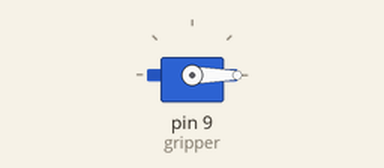
Bench run of a sketch on a simulated Arduino Uno, built with avr-gcc and run on an emulated ATmega328P. Parts: servo.

Above: at 2.05 s.
At 2.25 s:
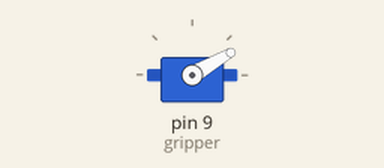
At 2.45 s:
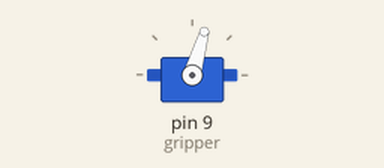
At 2.85 s:
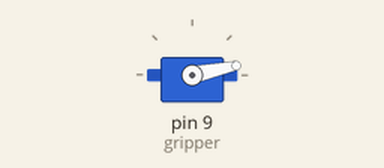
Timing chart, 0 to 5.0 s (numbered marks = the images above):
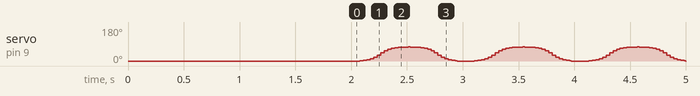

The sketch:

gripper_test.ino
```cpp
#include <Servo.h>
#include <Ramp.h>

Servo gripper;
rampInt gripperRamp;


const unsigned long smallCycleTime = 500;

void setup() {
  gripper.attach(9);

  gripper.write(0);

  gripperRamp.go(75, smallCycleTime, CUBIC_INOUT, BACKANDFORTH);
  gripperRamp.setGrain(10); // Smoothness setting

  delay(2000);
}

void loop() {
  gripperRamp.update();

  gripper.write(gripperRamp.getValue());

  delay(15);
}
```
